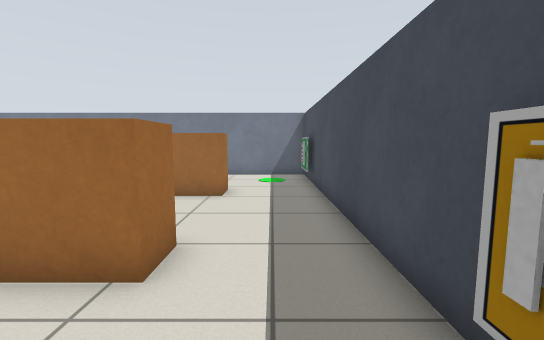
view 1 (above)

12 first-person views from a walk through a Gazebo world. The camera is 0.87 m above the floor, tilts 6° down and sees 90° across. Floor lines are 1 m apart. The floor is counted in squares, 0.5 m on a side. Each view is taken from the middle of a square. On the plan, view 1 faces up. The plan holds only what a view shows up to about 15 squares ahead; the rest is blank.

view 2
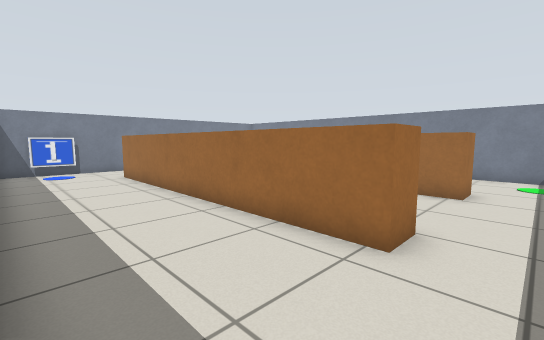

view 3
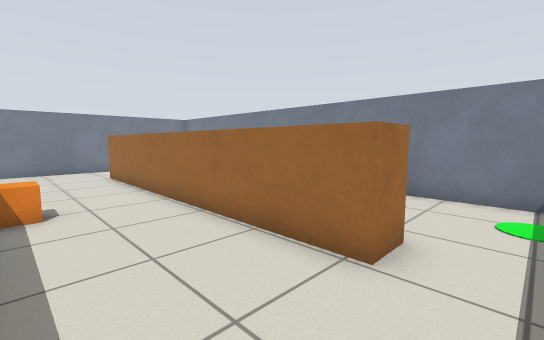

view 4
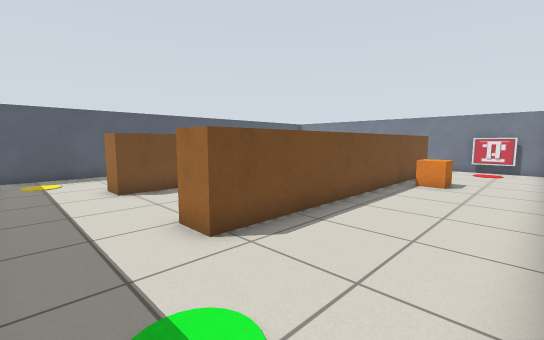

view 5
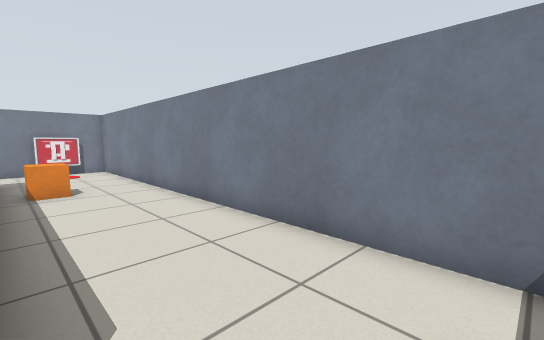

view 6
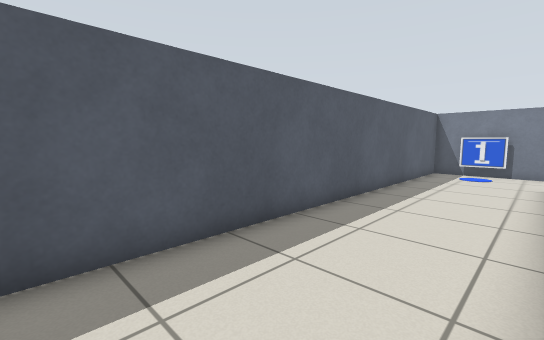

view 7
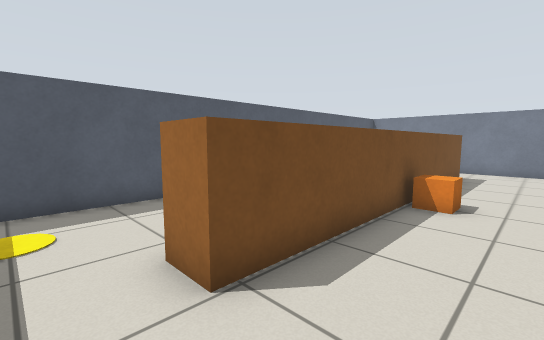

view 8
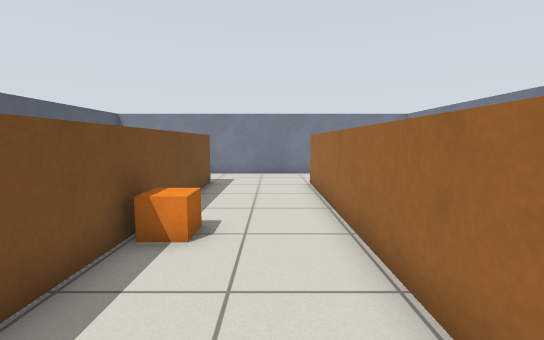

view 9
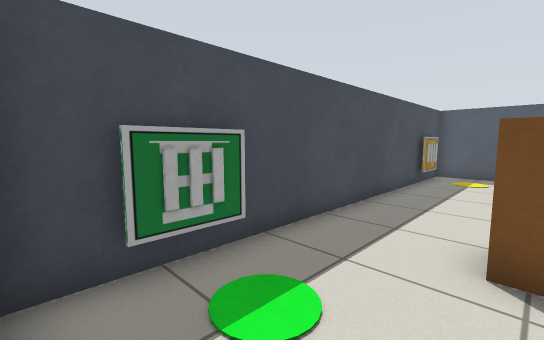

view 10
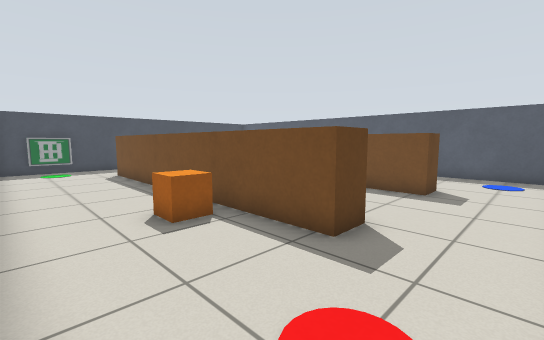

view 11
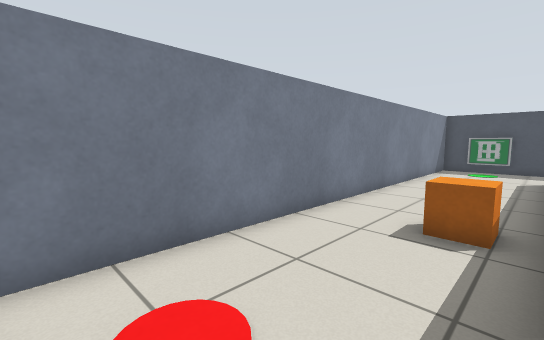

view 12
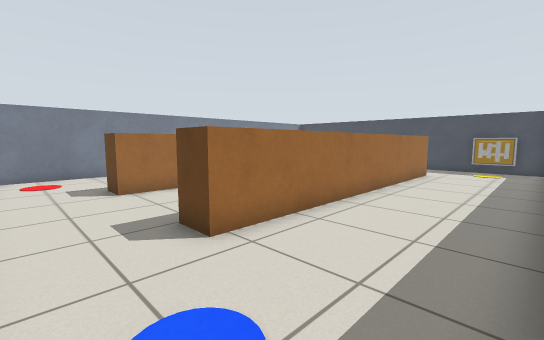

### Floor plan
Points are (right, up) in squares from view 1. A wall is a line through its corners. A room is listed if a view was taken in it or the views show most of it. See-through windows are left out.
Room 1 (views 1, 2, 6, 12)
walls: (-1.6, 3.2) (-14.4, 3.2); (-17.7, 3.5) (-17.7, -1.2) (1.7, -1.2) (1.7, 3.5)
ways out: opening at (-16, 4) to room 2; opening at (0, 4) to room 2
objects: blue box (-17, 1); other object (-16, 1); white box (0, 1); other object (1, 0); patterned box (1, 1); other object (1, 2)
Room 2 (views 3, 7, 8)
walls: (-1.6, 8.6) (-14.4, 8.6); (-14.4, 3.2) (-14.4, 4.4) (-1.6, 4.4) (-1.6, 3.2); (-17.7, 8.4) (-17.7, 3.5); (1.7, 3.5) (1.7, 8.5)
ways out: opening at (-16, 4) to room 1; opening at (0, 4) to room 1; opening at (-16, 9) to room 3; opening at (0, 9) to room 3
objects: orange box (-8, 5)
Room 3 (views 4, 5, 9, 10, 11)
walls: (-14.4, 8.6) (-14.4, 9.8) (-1.6, 9.8) (-1.6, 8.6); (-17.7, 14.1) (-17.7, 8.4); (1.7, 8.5) (1.7, 14.2) (-17.2, 14.2)
ways out: opening at (-16, 9) to room 2; opening at (0, 9) to room 2
objects: red box (-17, 12); other object (-17, 13); other object (-16, 12); orange box (-11, 11); white box (0, 12); white box (1, 11); green box (1, 12); white box (1, 13)

Where each view was taken, in squares from view 1:
view 1: 0 up, 0 right, facing up
view 2: 1 down, 0 right, facing up-left
view 3: 5 up, 0 right, facing up-left
view 4: 14 up, 1 right, facing down-left
view 5: 10 up, 0 right, facing up-left
view 6: 3 up, 1 left, facing down-left
view 7: 7 up, 0 right, facing down-left
view 8: 7 up, 3 left, facing left
view 9: 14 up, 2 left, facing down-right
view 10: 14 up, 17 left, facing down-right
view 11: 10 up, 17 left, facing up-right
view 12: 1 down, 17 left, facing up-right
